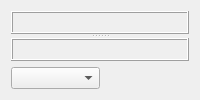
      <widget class="QWidget" name="plotTab">
       <attribute name="title">
        <string>Plot Results</string>
       </attribute>
       <layout class="QVBoxLayout" name="verticalLayout_3">
        <item>
         <widget class="QSplitter" name="allPlotSplitter">
          <property name="orientation">
           <enum>Qt::Vertical</enum>
          </property>
          <widget class="QFrame" name="topPlotFrame">
           <property name="frameShape">
            <enum>QFrame::Box</enum>
           </property>
           <property name="frameShadow">
            <enum>QFrame::Raised</enum>
           </property>
           <layout class="QVBoxLayout" name="topAllPlotLayout"/>
          </widget>
          <widget class="QFrame" name="bottomPlotFrame">
           <property name="frameShape">
            <enum>QFrame::Box</enum>
           </property>
           <property name="frameShadow">
            <enum>QFrame::Raised</enum>
           </property>
           <layout class="QVBoxLayout" name="bottomAllPlotLayout"/>
          </widget>
         </widget>
        </item>
        <item>
         <layout class="QHBoxLayout" name="horizontalLayout_99">
          <item>
           <widget class="QComboBox" name="allPlotComboBox">
            <property name="sizePolicy">
             <sizepolicy hsizetype="Expanding" vsizetype="Fixed">
              <horstretch>0</horstretch>
              <verstretch>0</verstretch>
             </sizepolicy>
            </property>
           </widget>
          </item>
          <item>
           <spacer name="horizontalSpacer_38">
            <property name="orientation">
             <enum>Qt::Horizontal</enum>
            </property>
            <property name="sizeHint" stdset="0">
             <size>
              <width>40</width>
              <height>20</height>
             </size>
            </property>
           </spacer>
          </item>
         </layout>
        </item>
       </layout>
      </widget>
